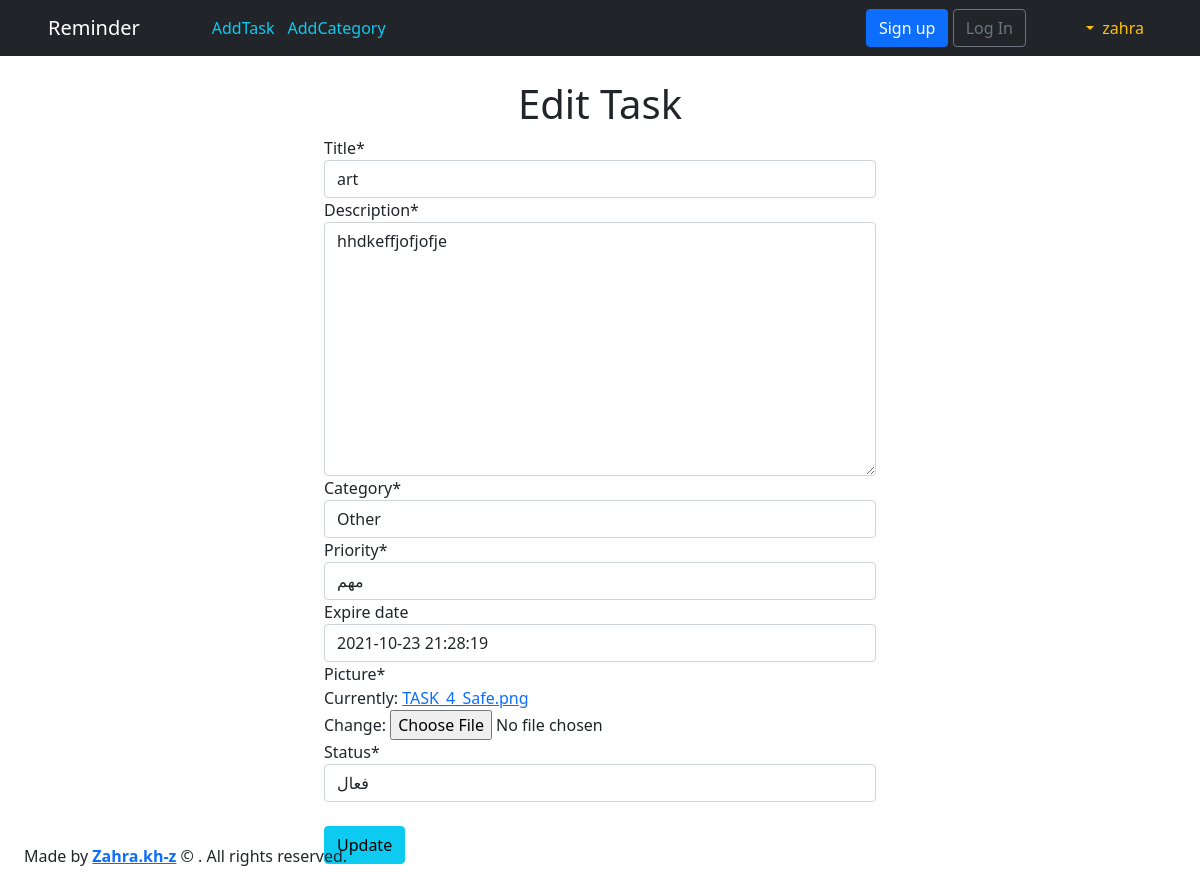
Page /11/edit/ (signed in) on the committed database.
### todo/models.py (models this page shows, shortened)
class Task(models.Model):
    PRIORITY_TASK = [
        (0, 'بی اهمیت'),
        (1, 'کم اهمیت'),
        (2, 'توجه'),
        (3, 'قابل توجه'),
        (4, 'مهم'),
        (5, 'ضروری'),
    ]
    ENABLE = "enable"
    STATUS_TASK = [
        ('disable', 'غیرفعال'),
        (ENABLE, 'فعال'),
        ('doing', 'در حال انجام'),
        ('done', 'انجام شده'),
        ('expire', 'منقضی'),
        ('archive', 'ارشیو'),
    ]
    title = models.CharField(max_length=250)
    description = models.TextField()
    category = models.ForeignKey(Category, default="general", on_delete=models.CASCADE, related_name='ITEM')
    priority = models.IntegerField(choices=PRIORITY_TASK, default=4)
    expire_date = models.DateTimeField(blank=True, null=True, default=timezone.now)
    objects = TodoManager()
    picture = models.ImageField(default='TASK_4_Safe.png', upload_to='picture/')
    today = models.DateTimeField(auto_now=True)
    status = models.CharField(max_length=10, choices=STATUS_TASK, default=ENABLE)
    created_at = models.DateTimeField(auto_now_add=True)
    updated_at = models.DateTimeField(auto_now=True)
    class Meta:
        ordering = ["-expire_date"]  # ordering by the expire_date field

### todo/views.py (the view)
# urls.py: path('<int:pk>/edit/', TaskUpdateView.as_view(), name='task_edit'),
class TaskUpdateView(LoginRequiredMixin, UpdateView):
    model = Task
    fields = '__all__'
    template_name = 'task_edit.html'

### todo/models.py (called while the page is built)
    def __str__(self):
        return self.name  # name to be shown when called

### templates/task_edit.html
{% extends 'base.html' %}
{% load crispy_forms_tags %}
{% block content %}
    <div class="container">
    <div class="row justify-content-center">
    <h1 class="text-center">Edit Task</h1>
    <form action="" method="post" class="row" style="max-width: 600px">{% csrf_token %}
        <div class="col-lg-12 ml-auto">
        {{ form|crispy }}
        <br>
        <button class="btn btn-info ml-2" type="submit">Update</button><br><br>
        </div>
    </form>
    </div>
    </div>
{% endblock content %}

### rows in the picture
Task: title "art", description "hhdkeffjofjofje", category "Other", priority "مهم", expire_date "2021-10-23 21:28:19", status "فعال"
